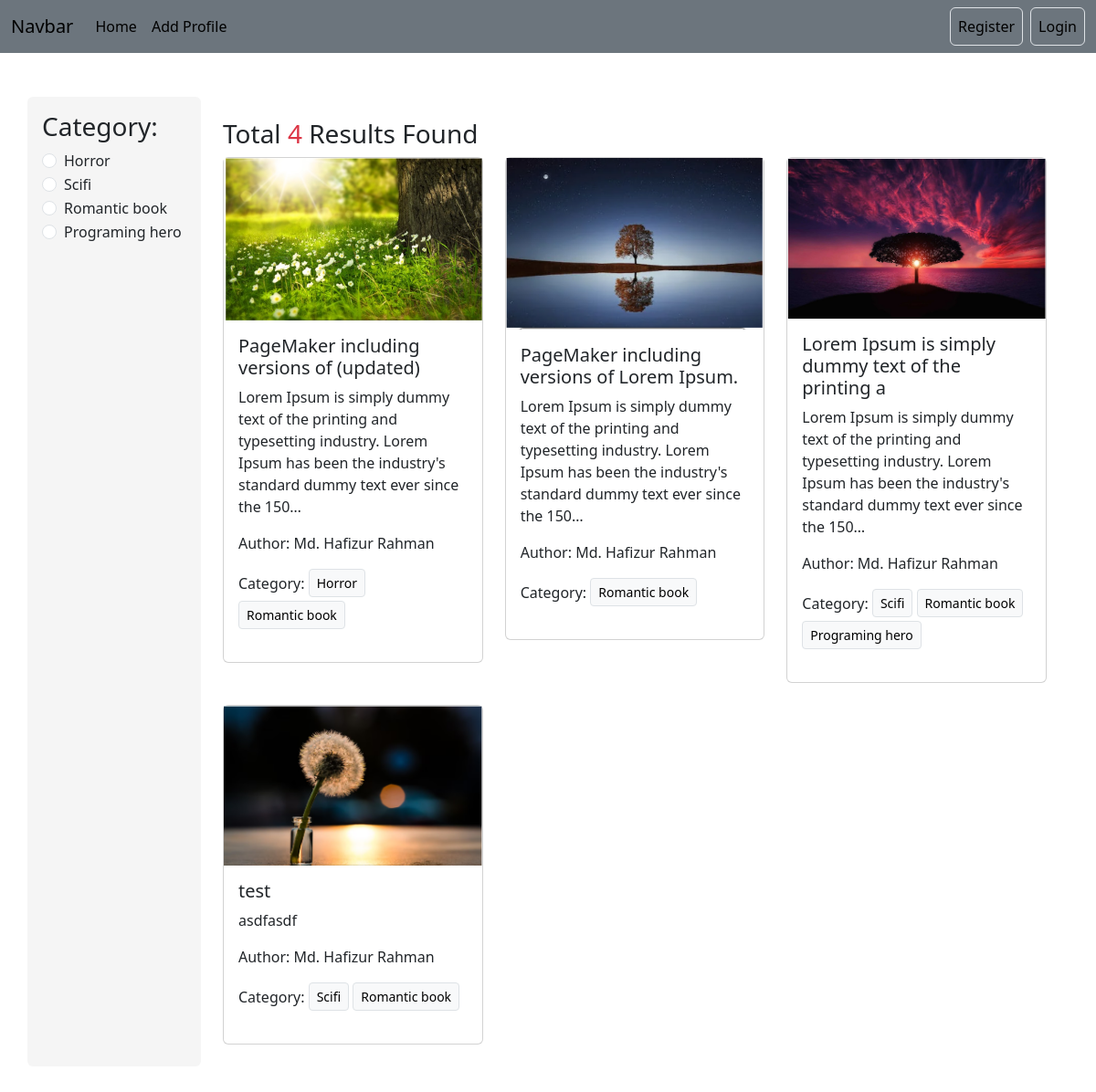
The page / on the database its author committed.
### categories_app/models.py (models this page shows)
class Category(models.Model):
    category_name = models.CharField(max_length= 100)
    slug = models.SlugField(max_length =100, unique = True, blank = True, null = True)
    def __str__(self):
        return self.category_name

### posts_app/models.py (models this page shows, shortened)
class Post(models.Model):
    title = models.CharField(max_length = 50)
    content = models.TextField()
    category = models.ManyToManyField(Category,)
    author = models.ForeignKey(User, on_delete=models.CASCADE)
    image = models.ImageField(upload_to='uploads/',null=True,blank=True)

### blog_project_1/views.py (the view)
# urls.py: 2. Add a URL to urlpatterns:  path('', views.home, name='home')
def home(request, category_slug = None):
    post_data = Post.objects.all()
    if category_slug is not None:
        category = Category.objects.get(slug=category_slug)
        post_data = Post.objects.filter(category = category)
    category_data = Category.objects.all()
    return render(request,'displayData.html', {'postData':post_data, 'categories':category_data})

### templates/displayData.html
{% extends 'base.html' %}
{%block content%}
    <div class="display_data container my-5">
        <div class="row">
            <div style='background-color:#dcdcdc4a' class="col-2 rounded p-3">
                <h3>Category:</h3>
                {%for cat in categories %}
                    <div class="form-check">
                        <input class="form-check-input"
                        type="radio"
                        name="category"
                        id="{{cat.id}}">
                        <label class="form-check-label" for="{{cat.id}}">
                            <a class='nav-link' href="{%url 'category_wise_post' cat.slug %}">{{cat}}</a>
                        </label>
                    </div>
                {%endfor%}
            </div>
            <div  class="col-10 p-4">
                <h3>Total <span class='text-danger'>{{postData |length }}</span> Results Found</h3>
                <div class="row row-cols-1 row-cols-md-3 g-4">
                    {% for data in postData%}
                        <div class="col">
                     <a class='nav-link' href="{% url 'details' data.id %} ">
                        <div class="card">
                            <img src="{{data.image.url}}" class='img-fluid' alt="show image">
                            <div class="card-body">
                            <h5 class="card-title">{{data.title}}</h5>
                            <p class="card-text">
                                {{data.content | truncatechars:150}}
                            </p>
                            <p>Author: {{data.author.first_name}} {{data.author.last_name}}</p>
                            <p class=''>Category:
                                {%for cat in data.category.all %}
                                    <btn style="margin-bottom: 4px" class='btn btn-light btn-sm border'>
                                        {{cat.category_name}}
                                    </btn>
                                {%endfor%}
                            </p>
                            </div>
                        </div>
                    </a>
                        </div>
                    {%endfor%}
                </div>
            </div>
        </div>
    </div>
{%endblock%}

### templates/base.html (shortened to what this page needs)
<!doctype html>
<html lang="en">
  <head>
    <link href="https://cdn.jsdelivr.net/npm/bootstrap@5.3.2/dist/css/bootstrap.min.css" rel="stylesheet">
  </head>
  <body>
    <div class="nav_section ">
      <nav class="navbar navbar-expand-lg bg-secondary sticky-top">
        <div class="container-fluid">
          <a class="navbar-brand" href="#">Navbar</a>
          <div class="collapse navbar-collapse" id="navbarSupportedContent">
            <ul class="navbar-nav me-auto mb-2 mb-lg-0">
              <li class="nav-item">
                <a class="nav-link active" aria-current="page" href="{% url 'home' %}">Home</a>
              </li>
              <li class="nav-item">
                <a class="nav-link active" aria-current="page" href="{% url 'register' %}">Add Profile</a>
              </li>
            </ul>
            <div class="d-flex" role="search">
              <ul class="navbar-nav me-auto mb-2 mb-lg-0">
                {%if request.user.is_authenticated%}
                  <li class="nav-item">
                    <a class="nav-link active btn border me-2" aria-current="page" href="{% url 'profile' %}">Profile</a>
                  </li>
                  <li class="nav-item">
                    <a class="nav-link active btn border" aria-current="page" href="{% url 'user_logout' %}">Logout</a>
                  </li>
                {%else%}
                  <li class="nav-item">
                    <a class="nav-link active btn border me-2" aria-current="page" href="{% url 'register' %}">Register</a>
                  </li>
                  <li class="nav-item">
                    <a class="nav-link active btn border" aria-current="page" href="{% url 'user_login' %}">Login</a>
                  </li>
                {%endif%}
              </ul>
            </div>
          </div>
        </div>
      </nav>
    {%block content%}{%endblock%}
  </body>
</html>

### rows shown on the page
Category: category_name "Horror"
Category: category_name "Scifi"
Category: category_name "Romantic book"
Category: category_name "Programing hero"
Post: image (picture), title "PageMaker including versions of (updated)", content "Lorem Ipsum is simply dummy text of the printing and typesetting industry. Lorem Ipsum has been the industry's standard dummy text ever since the 150…", author.first_name "Md. Hafizur", author.last_name "Rahman"
Post: image (picture), title "PageMaker including versions of Lorem Ipsum.", content "Lorem Ipsum is simply dummy text of the printing and typesetting industry. Lorem Ipsum has been the industry's standard dummy text ever since the 150…", author.first_name "Md. Hafizur", author.last_name "Rahman"
Post: image (picture), title "Lorem Ipsum is simply dummy text of the printing a", content "Lorem Ipsum is simply dummy text of the printing and typesetting industry. Lorem Ipsum has been the industry's standard dummy text ever since the 150…", author.first_name "Md. Hafizur", author.last_name "Rahman"
Post: image (picture), title "test", content "asdfasdf", author.first_name "Md. Hafizur", author.last_name "Rahman"

### other values the page prints
{{ postData |length }} "4"
